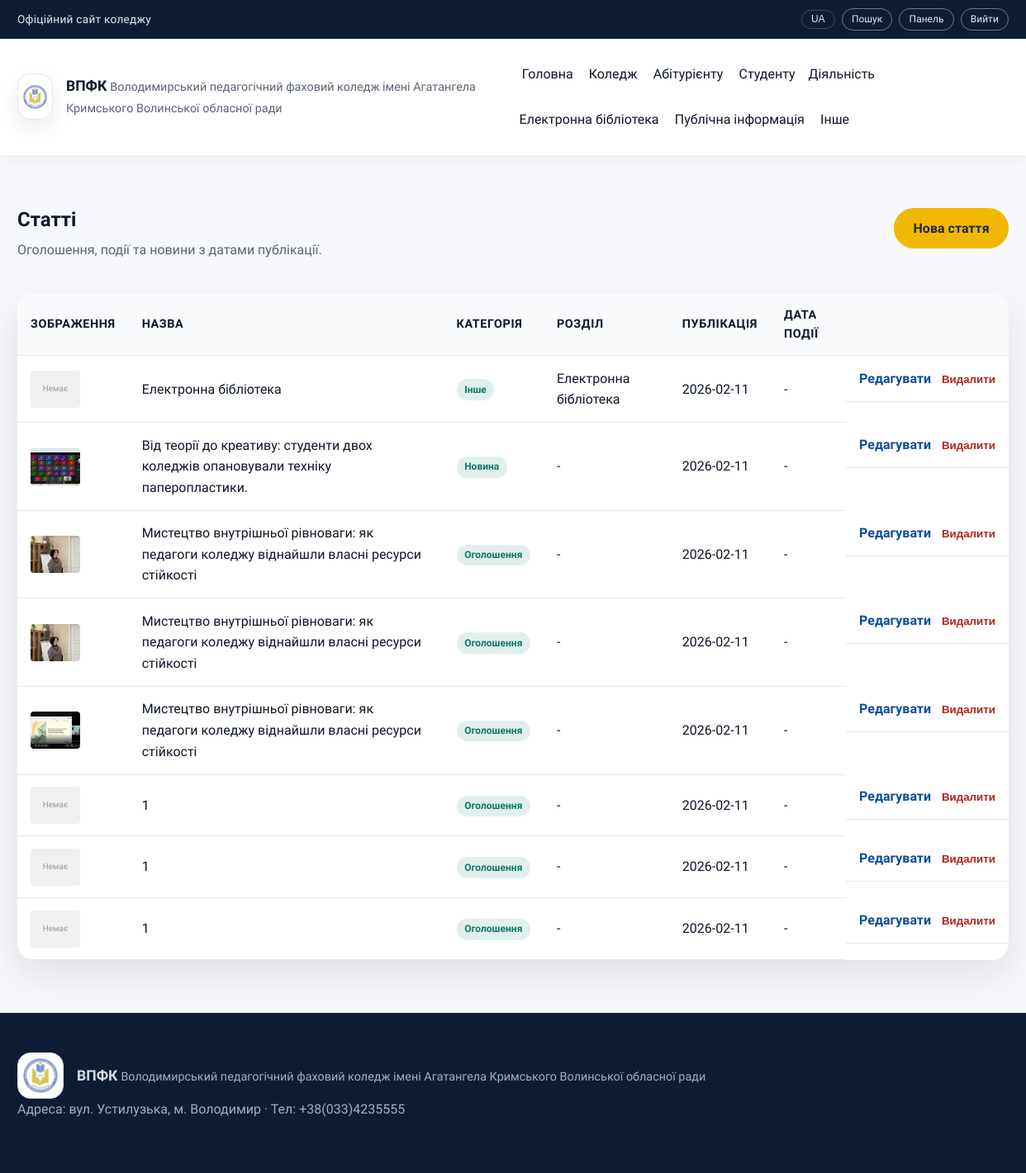
/admin/articles (signed in), run on an earlier commit of the app's database.
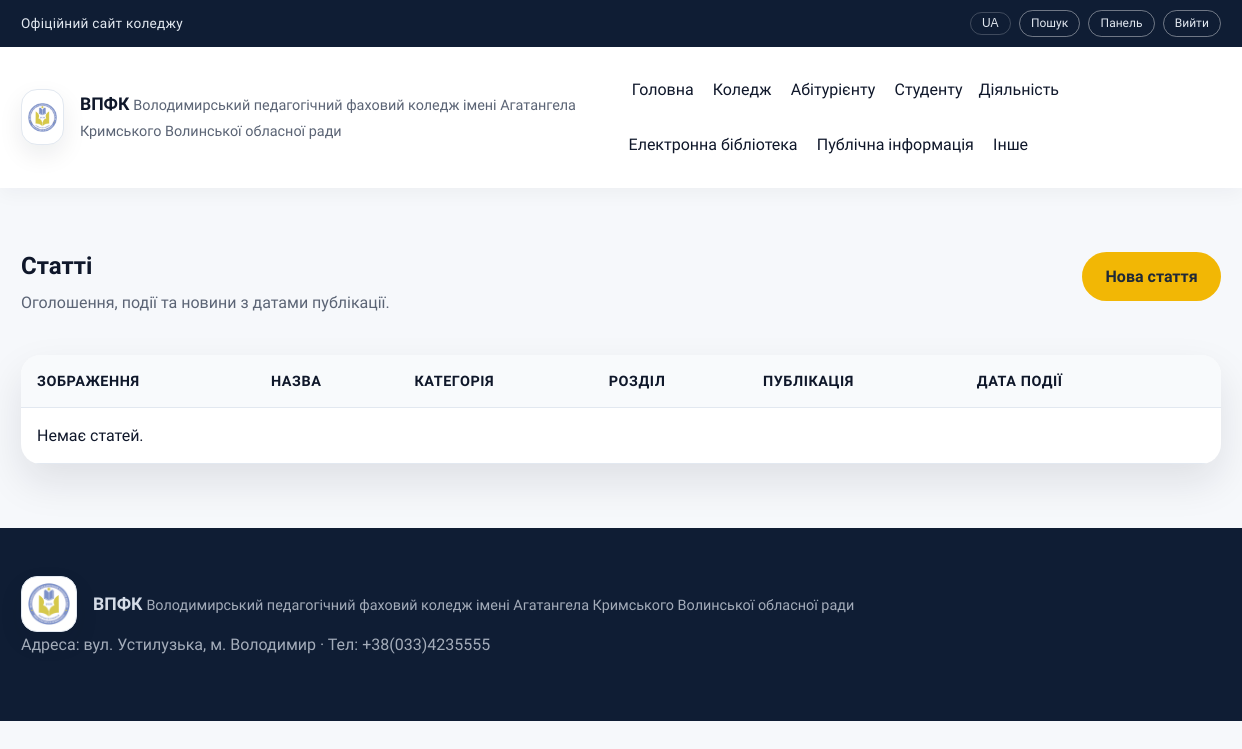
And on a later commit of the database.
### tables this page shows
CREATE TABLE menu_items (
          id INTEGER PRIMARY KEY AUTOINCREMENT,
          parent_id INTEGER,
          title TEXT NOT NULL,
          url TEXT NOT NULL,
          sort_order INTEGER NOT NULL DEFAULT 0,
          FOREIGN KEY(parent_id) REFERENCES menu_items(id)
        );

CREATE TABLE articles (
          id INTEGER PRIMARY KEY AUTOINCREMENT,
          title TEXT NOT NULL,
          summary TEXT NOT NULL,
          content TEXT NOT NULL,
          category TEXT NOT NULL,
          section_id INTEGER,
          published_date TEXT NOT NULL,
          event_date TEXT,
          external_link TEXT,
          created_at TEXT NOT NULL,
          updated_at TEXT NOT NULL, featured_image TEXT, image_gallery TEXT, author_id INTEGER,
          FOREIGN KEY(section_id) REFERENCES menu_items(id)
        );

### app.py (the view)
@app.route("/admin/articles")
@role_required("owner", "admin", "editor")
def admin_articles():
    articles = query_db(
        """
        SELECT articles.*, menu_items.title AS section_title
        FROM articles
        LEFT JOIN menu_items ON menu_items.id = articles.section_id
        ORDER BY published_date DESC
        """
    )
    return render_template(
        "admin/articles.html",
        articles=articles,
        categories=ARTICLE_CATEGORIES,
        active_title="",
    )

### app.py (called while the page is built)
def _upload_folder_posix() -> str:
    return UPLOAD_FOLDER.replace("\\", "/").strip("/")

def normalize_upload_ref(path: str | None) -> str | None:
    if not path:
        return None
    posix = str(path).replace("\\", "/")
    marker = _upload_folder_posix() + "/"
    if posix.startswith(marker):
        return posix[len(marker):].lstrip("/")
    if marker in posix:
        return posix.split(marker, 1)[1].lstrip("/")
    return posix.lstrip("/")

def uploads_url(path: str | None) -> str:
    rel = normalize_upload_ref(path)
    if not rel:
        return ""
    return url_for("uploaded_files", filename=rel)

def get_db() -> sqlite3.Connection:
    if "db" not in g:
        conn = sqlite3.connect(DB_PATH)
        conn.row_factory = sqlite3.Row
        g.db = conn
    return g.db

def query_db(query: str, args: tuple = (), one: bool = False):
    db = get_db()
    cursor = db.execute(query, args)
    rows = cursor.fetchall()
    cursor.close()
    if one:
        return rows[0] if rows else None
    return rows

def build_menu_tree(rows: List[sqlite3.Row]) -> List[dict]:
    items: Dict[int, dict] = {}
    roots: List[dict] = []
    for row in rows:
        items[row["id"]] = {
            "id": row["id"],
            "parent_id": row["parent_id"],
            "title": row["title"],
            "url": row["url"],
            "sort_order": row["sort_order"],
            "children": [],
        }
    for item in items.values():
        parent_id = item["parent_id"]
        if parent_id and parent_id in items:
            items[parent_id]["children"].append(item)
        else:
            roots.append(item)
    def sort_items(nodes: List[dict]) -> List[dict]:
        nodes.sort(key=lambda n: (n["sort_order"], n["title"]))
        for node in nodes:
            node["children"] = sort_items(node["children"])
        return nodes
    return sort_items(roots)

def get_menu_tree() -> List[dict]:
    rows = query_db("SELECT * FROM menu_items ORDER BY sort_order, title")
    return build_menu_tree(rows)

@app.context_processor
def inject_globals():
    return {
        "menu_items": get_menu_tree(),
        "current_user": g.get("user"),
    }

@app.before_request
def load_user():
    g.user = None
    user_id = session.get("user_id")
    if user_id:
        user = query_db("SELECT * FROM users WHERE id = ?", (user_id,), one=True)
        if user:
            g.user = user

### templates/admin/articles.html (shortened to what this page needs)
{% extends "layout.html" %}
{% block content %}
  <section class="section">
    <div class="container admin-shell">
      <div class="admin-header">
        <div>
          <h1>Статті</h1>
          <p>Оголошення, події та новини з датами публікації.</p>
        </div>
        <a class="btn primary" href="{{ url_for('admin_article_new') }}">Нова стаття</a>
      </div>
      <div class="table-wrap">
        <table class="table admin-table admin-articles-table">
          <thead>
            <tr>
              <th>Зображення</th>
              <th>Назва</th>
              <th>Категорія</th>
              <th>Розділ</th>
              <th>Публікація</th>
              <th>Дата події</th>
              <th></th>
            </tr>
          </thead>
          <tbody>
            {% for article in articles %}
              <tr>
                <td class="article-thumb-cell cell-no-label" data-label="Зображення">
                  {% if article.featured_image %}
                    <img src="{{ uploads_url(article.featured_image) }}" class="table-thumb" alt="{{ article.title }}">
                  {% else %}
                    <div class="table-thumb-placeholder">Немає</div>
                  {% endif %}
                </td>
                <td data-label="Назва">{{ article.title }}</td>
                <td data-label="Категорія"><span class="badge">{{ article.category }}</span></td>
                <td data-label="Розділ">{{ article.section_title or '-' }}</td>
                <td data-label="Публікація">{{ article.published_date }}</td>
                <td data-label="Дата події">{{ article.event_date or '-' }}</td>
                <td class="table-actions" data-label="Дії">
                  <a class="link" href="{{ url_for('admin_article_edit', article_id=article.id) }}">Редагувати</a>
                  <form method="post" action="{{ url_for('admin_article_delete', article_id=article.id) }}">
                    <button class="link danger" type="submit">Видалити</button>
                  </form>
                </td>
              </tr>
            {% else %}
              <tr class="table-empty">
                <td colspan="7">Немає статей.</td>
              </tr>
            {% endfor %}
          </tbody>
        </table>
      </div>
    </div>
  </section>
{% endblock %}

### templates/layout.html (shortened to what this page needs)
<!doctype html>
<html lang="uk">
  <head>
    <link rel="stylesheet" href="{{ url_for('static', filename='css/styles.css') }}" />
  </head>
  <body>
    <header class="site-header">
      <div class="topbar">
        <div class="container topbar-inner">
          <span class="topbar-note">Офіційний сайт коледжу</span>
          <div class="topbar-actions">
            <button class="chip" type="button">UA</button>
            <a class="chip ghost" href="{{ url_for('search') }}">Пошук</a>
            {% if current_user %}
              <a class="chip ghost" href="{{ url_for('admin_dashboard') }}">Панель</a>
              <a class="chip ghost" href="{{ url_for('logout') }}">Вийти</a>
            {% else %}
              <a class="chip ghost" href="{{ url_for('login') }}">Вхід</a>
            {% endif %}
          </div>
        </div>
      </div>
<div class="container nav-wrapper">
        <div class="brand">
          <div class="logo-mark is-fallback">
            <img
              src="{{ url_for('static', filename='images/logo.png') }}"
              alt="??????? ????"
              onload="this.closest('.logo-mark').classList.remove('is-fallback')"
              onerror="if(!this.dataset.fallback){this.dataset.fallback='1'; this.src='/images/logo.png'; return;} this.closest('.logo-mark').classList.add('is-fallback'); this.remove();"
            />
          </div>
          <div class="brand-text">
            <span class="brand-title">ВПФК</span>
            <span class="brand-subtitle"
              >Володимирський педагогічний фаховий коледж імені Агатангела
              Кримського Волинської обласної ради</span
            >
          </div>
        </div>
        <nav class="site-nav desktop-nav" id="site-nav" data-nav>
          {% from "_menu.html" import render_menu %}
          {{ render_menu(menu_items, active_title) }}
        </nav>
      </div>
    </header>
    <main id="main">
      {% block content %}{% endblock %}
    </main>
    <footer class="site-footer">
      <div class="container footer-grid">
        <div>
          <div class="brand footer-brand">
            <div class="logo-mark is-fallback">
            <img
              src="{{ url_for('static', filename='images/logo.png') }}"
              alt="??????? ????"
              onload="this.closest('.logo-mark').classList.remove('is-fallback')"
              onerror="if(!this.dataset.fallback){this.dataset.fallback='1'; this.src='/images/logo.png'; return;} this.closest('.logo-mark').classList.add('is-fallback'); this.remove();"
            />
          </div>
            <div class="brand-text">
              <span class="brand-title">ВПФК</span>
              <span class="brand-subtitle"
                >Володимирський педагогічний фаховий коледж імені Агатангела
                Кримського Волинської обласної ради</span
              >
            </div>
          </div>
          <p class="footer-note">
            Адреса: вул. Устилузька, м. Володимир · Тел: +38(033)4235555
          </p>
        </div>
      </div>
    </footer>
  </body>
</html>

### templates/_menu.html (shortened to what this page needs)
{% macro render_menu(items, active_title=None, level=0) %}
  {% for item in items %}
    {% set active_class = "nav-highlight" if item.title == active_title else "" %}
    {% if item.children %}
      <div class="nav-item has-submenu submenu-level-{{ level }}">
        <span class="nav-title {{ active_class }}">{{ item.title }}</span>
      </div>
    {% else %}
      <a href="{{ item.url or '#' }}" class="{{ active_class }}">{{ item.title }}</a>
    {% endif %}
  {% endfor %}
{% endmacro %}

### static/css/styles.css (style rules this page uses)
:root { color-scheme: light; --bg: #f6f8fb; --surface: #ffffff; --surface-2: #eef2f8; --text: #0f172a; --muted: #5b6475; --primary: #0b4f9a; --primary-700: #083b73; --secondary: #0e7c66; --accent: #f2b705; --border: #e2e8f0; --shadow: 0 18px 40px rgba(15, 23, 42, 0.1); --radius-lg: 20px; --radius-md: 14px; --radius-sm: 10px; --container: 1200px; }
*, *::before, *::after { box-sizing: border-box; }
body { margin: 0; font-family: "Source Sans 3", "Inter", "Roboto", "Segoe UI", sans-serif; font-size: 16px; line-height: 1.6; color: var(--text); background: var(--bg); }
.site-header { background: var(--surface); box-shadow: 0 6px 18px rgba(15, 23, 42, 0.04); position: sticky; top: 0; z-index: 1000; width: 100%; }
img { max-width: 100%; display: block; }
a { color: inherit; text-decoration: none; }
h1, h2, h3 { margin: 0 0 0.4em; line-height: 1.2; }
p { margin: 0 0 1rem; color: var(--muted); }
.container { width: min(100% - 2.5rem, var(--container)); margin: 0 auto; }
.section { padding: 4rem 0; }
.topbar { background: #0f1d34; color: #e2e8f0; font-size: 0.85rem; }
.topbar-inner { display: flex; justify-content: space-between; align-items: center; padding: 0.6rem 0; }
.topbar-note { letter-spacing: 0.02em; }
.topbar-actions { display: flex; gap: 0.5rem; flex-wrap: wrap; align-items: center; }
.nav-wrapper { display: flex; align-items: center; justify-content: space-between; gap: 1.5rem; padding: 1.5rem 0; position: relative; }
.brand { display: flex; align-items: center; gap: 1rem; }
.brand-title { font-weight: 700; font-size: 1.1rem; }
.brand-subtitle { font-size: 0.9rem; color: var(--muted); }
.logo-mark { width: 56px; height: 56px; border-radius: 16px; background: #fff; border: 1px solid var(--border); display: grid; place-items: center; padding: 6px; box-shadow: 0 10px 24px rgba(15, 23, 42, 0.08); }
.logo-mark img { width: 100%; height: 100%; object-fit: contain; }
.site-nav { display: flex; flex-wrap: wrap; gap: 1rem; align-items: center; font-weight: 500; }
.site-nav a { padding: 0.4rem 0.2rem; color: var(--text); position: relative; }
.site-nav a::after { content: ""; position: absolute; left: 0; bottom: -0.2rem; width: 0%; height: 2px; background: var(--primary); transition: width 0.3s ease; }
.nav-item { position: relative; display: inline-flex; align-items: center; gap: 0.35rem; }
.nav-title { display: inline-block; cursor: default; user-select: none; }
.btn { display: inline-flex; align-items: center; justify-content: center; padding: 0.7rem 1.4rem; border-radius: 999px; border: 1px solid transparent; font-weight: 600; cursor: pointer; transition: transform 0.2s ease, box-shadow 0.2s ease; }
.btn.primary { background: var(--accent); color: #1f2937; }
.chip { border: 1px solid rgba(255, 255, 255, 0.2); background: transparent; color: #e2e8f0; padding: 0.2rem 0.7rem; border-radius: 999px; font-size: 0.75rem; cursor: pointer; display: inline-flex; align-items: center; }
.chip.ghost { border-color: rgba(255, 255, 255, 0.4); }
.site-footer { background: #0f1d34; color: #d5dce7; padding: 3rem 0; }
.footer-grid { display: grid; grid-template-columns: repeat(auto-fit, minmax(220px, 1fr)); gap: 2rem; }
.footer-brand .brand-subtitle, .footer-note { color: rgba(213, 220, 231, 0.75); }
.admin-shell { display: grid; gap: 1.5rem; }
.admin-header { display: flex; flex-wrap: wrap; align-items: flex-start; justify-content: space-between; gap: 1rem; }
.table-wrap { background: var(--surface); border-radius: var(--radius-lg); box-shadow: var(--shadow); overflow-x: auto; }
.table { width: 100%; border-collapse: collapse; }
.table th, .table td { text-align: left; padding: 0.9rem 1rem; border-bottom: 1px solid var(--border); }
.table th { background: #f8fafc; font-size: 0.9rem; text-transform: uppercase; letter-spacing: 0.04em; }
.site-header { background: var(--surface); box-shadow: 0 6px 18px rgba(15, 23, 42, 0.04); position: sticky; top: 0; z-index: 50; }
.topbar-actions { display: flex; gap: 0.5rem; }
.nav-wrapper { display: flex; align-items: center; justify-content: space-between; gap: 1.5rem; padding: 1.5rem 0; }
.chip { border: 1px solid rgba(255, 255, 255, 0.2); background: transparent; color: #e2e8f0; padding: 0.2rem 0.7rem; border-radius: 999px; font-size: 0.75rem; cursor: pointer; }

What changed in the data, as far as the page shows it:
removed articles: shows "Немає", title "Електронна бібліотека", category "Інше", published_date "2026-02-11", event_date "-"
removed articles: featured_image (picture), title "Від теорії до креативу: студенти двох коледжів опановували техніку паперопластики.", category "Новина", section_title "-", published_date "2026-02-11", event_date "-"
removed articles: featured_image (picture), title "Мистецтво внутрішньої рівноваги: як педагоги коледжу віднайшли власні ресурси стійкості", category "Оголошення", section_title "-", published_date "2026-02-11", event_date "-"
removed articles: featured_image (picture), title "Мистецтво внутрішньої рівноваги: як педагоги коледжу віднайшли власні ресурси стійкості", category "Оголошення", section_title "-", published_date "2026-02-11", event_date "-"
removed articles: featured_image (picture), title "Мистецтво внутрішньої рівноваги: як педагоги коледжу віднайшли власні ресурси стійкості", category "Оголошення", section_title "-", published_date "2026-02-11", event_date "-"
removed articles: shows "Немає", title "1", category "Оголошення", section_title "-", published_date "2026-02-11", event_date "-"
removed articles: shows "Немає", title "1", category "Оголошення", section_title "-", published_date "2026-02-11", event_date "-"
removed articles: shows "Немає", title "1", category "Оголошення", section_title "-", published_date "2026-02-11", event_date "-"
Also different on the page:
text now shown: "Немає статей."
